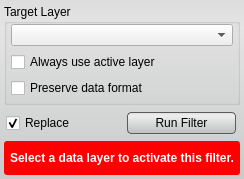
<?xml version="1.0" encoding="UTF-8"?>
<ui version="4.0">
 <class>GradientMagnitudeFilterInterface</class>
 <widget class="QWidget" name="GradientMagnitudeFilterInterface">
  <property name="geometry">
   <rect>
    <x>0</x>
    <y>0</y>
    <width>244</width>
    <height>179</height>
   </rect>
  </property>
  <property name="sizePolicy">
   <sizepolicy hsizetype="Expanding" vsizetype="Preferred">
    <horstretch>0</horstretch>
    <verstretch>0</verstretch>
   </sizepolicy>
  </property>
  <property name="minimumSize">
   <size>
    <width>213</width>
    <height>65</height>
   </size>
  </property>
  <property name="maximumSize">
   <size>
    <width>16777215</width>
    <height>16777215</height>
   </size>
  </property>
  <property name="windowTitle">
   <string>Form</string>
  </property>
  <property name="styleSheet">
   <string notr="true">QWidget#GradientMagnitudeFilterInterface{
	border-radius: 3px;
	background-color: qlineargradient(spread:pad, x1:0.5, y1:0, x2:0.5, y2:0.960227, stop:0 rgba(221, 221, 221, 255), stop:0.155779 rgba(228, 228, 228, 255), stop:1 rgba(202, 204, 204, 255));      
}

QPushButton{
	background-color: qlineargradient(spread:pad, x1:0.5, y1:0, x2:0.5, y2:0.960227, stop:0 rgba(221, 221, 221, 255), stop:0.155779 rgba(238, 238, 238, 255), stop:1 rgba(192, 194, 194, 255));
	border-radius: 4px;
	border: 1px solid rgb(90, 90, 90);
	margin:4px;
}

QPushButton:hover{
	background-color: qlineargradient(spread:pad, x1:0.5, y1:0, x2:0.5, y2:1, stop:0 rgba(195, 195, 195, 255), stop:0.253769 rgba(206, 206, 206, 255), stop:1 rgba(185, 185, 185, 255));
	border-radius: 4px;
	border: 1px solid rgb(90, 90, 90);
	margin:4px;
}

QPushButton:pressed{
	background-color: qlineargradient(spread:pad, x1:0.5, y1:0, x2:0.5, y2:1, stop:0 rgba(150, 150, 150, 255), stop:0.753769 rgba(206, 206, 206, 255), stop:1 rgba(185, 185, 185, 255));
	border-radius: 4px;
	border: 1px solid rgb(90, 90, 90);
	margin:4px;
}</string>
  </property>
  <layout class="QVBoxLayout" name="verticalLayout">
   <property name="spacing">
    <number>2</number>
   </property>
   <property name="margin">
    <number>4</number>
   </property>
   <item>
    <widget class="QGroupBox" name="target_groupbox_">
     <property name="title">
      <string>Target Layer</string>
     </property>
     <layout class="QVBoxLayout" name="verticalLayout_4">
      <property name="spacing">
       <number>6</number>
      </property>
      <property name="leftMargin">
       <number>4</number>
      </property>
      <property name="topMargin">
       <number>0</number>
      </property>
      <property name="rightMargin">
       <number>4</number>
      </property>
      <property name="bottomMargin">
       <number>4</number>
      </property>
      <item>
       <widget class="QtUtils::QtDropableComboBox" name="target_layer_">
        <property name="sizePolicy">
         <sizepolicy hsizetype="Ignored" vsizetype="Fixed">
          <horstretch>0</horstretch>
          <verstretch>0</verstretch>
         </sizepolicy>
        </property>
       </widget>
      </item>
      <item>
       <widget class="QWidget" name="widget" native="true">
        <property name="minimumSize">
         <size>
          <width>0</width>
          <height>20</height>
         </size>
        </property>
        <layout class="QHBoxLayout" name="horizontalLayout_2">
         <property name="spacing">
          <number>0</number>
         </property>
         <property name="margin">
          <number>0</number>
         </property>
         <item>
          <widget class="QCheckBox" name="use_active_layer_">
           <property name="text">
            <string>Always use active layer</string>
           </property>
          </widget>
         </item>
        </layout>
       </widget>
      </item>
      <item>
       <widget class="QWidget" name="widget_2" native="true">
        <property name="minimumSize">
         <size>
          <width>0</width>
          <height>20</height>
         </size>
        </property>
        <layout class="QHBoxLayout" name="horizontalLayout_3">
         <property name="spacing">
          <number>0</number>
         </property>
         <property name="margin">
          <number>0</number>
         </property>
         <item>
          <widget class="QCheckBox" name="preserve_data_format_">
           <property name="text">
            <string>Preserve data format</string>
           </property>
          </widget>
         </item>
        </layout>
       </widget>
      </item>
     </layout>
    </widget>
   </item>
   <item>
    <widget class="QWidget" name="replaceRunWidget" native="true">
     <property name="minimumSize">
      <size>
       <width>0</width>
       <height>32</height>
      </size>
     </property>
     <property name="maximumSize">
      <size>
       <width>16777215</width>
       <height>32</height>
      </size>
     </property>
     <layout class="QHBoxLayout" name="horizontalLayout" stretch="1,1">
      <property name="spacing">
       <number>0</number>
      </property>
      <property name="leftMargin">
       <number>2</number>
      </property>
      <property name="topMargin">
       <number>0</number>
      </property>
      <property name="rightMargin">
       <number>0</number>
      </property>
      <property name="bottomMargin">
       <number>0</number>
      </property>
      <item>
       <widget class="QCheckBox" name="replaceCheckBox">
        <property name="text">
         <string>Replace</string>
        </property>
        <property name="checked">
         <bool>true</bool>
        </property>
       </widget>
      </item>
      <item>
       <widget class="QPushButton" name="runFilterButton">
        <property name="minimumSize">
         <size>
          <width>0</width>
          <height>30</height>
         </size>
        </property>
        <property name="text">
         <string>Run Filter</string>
        </property>
       </widget>
      </item>
     </layout>
    </widget>
   </item>
   <item>
    <widget class="QWidget" name="message_alert_" native="true">
     <property name="minimumSize">
      <size>
       <width>0</width>
       <height>32</height>
      </size>
     </property>
     <property name="styleSheet">
      <string notr="true">QLabel#message_{
	color: white;
	font: bold;
}

QWidget#message_alert_{
	border-radius: 3px;
	background-color: red;
}</string>
     </property>
     <layout class="QHBoxLayout" name="horizontalLayout_4">
      <property name="spacing">
       <number>0</number>
      </property>
      <property name="margin">
       <number>4</number>
      </property>
      <item>
       <widget class="QLabel" name="message_">
        <property name="text">
         <string>Select a data layer to activate this filter.</string>
        </property>
        <property name="alignment">
         <set>Qt::AlignCenter</set>
        </property>
        <property name="wordWrap">
         <bool>true</bool>
        </property>
       </widget>
      </item>
     </layout>
    </widget>
   </item>
  </layout>
 </widget>
 <customwidgets>
  <customwidget>
   <class>QtUtils::QtDropableComboBox</class>
   <extends>QComboBox</extends>
   <header location="global">QtUtils/Widgets/QtDropableComboBox.h</header>
  </customwidget>
 </customwidgets>
 <resources/>
 <connections/>
</ui>
